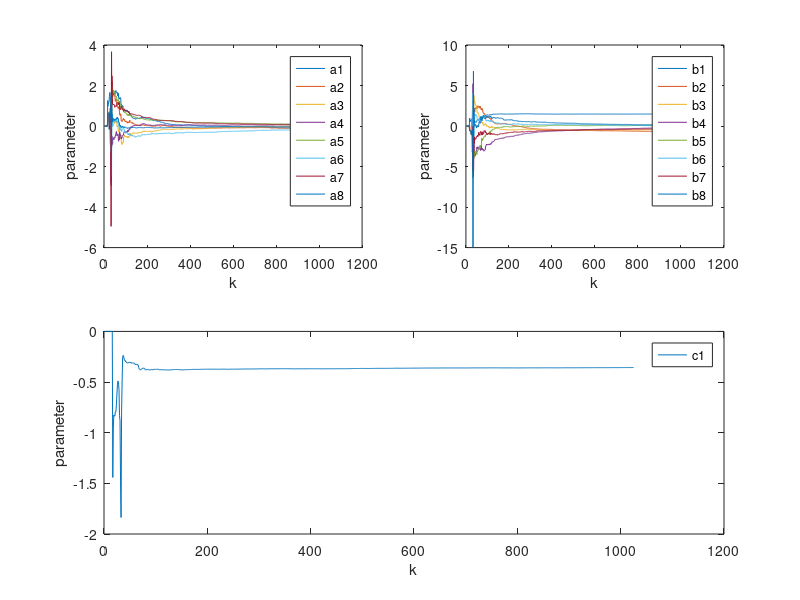
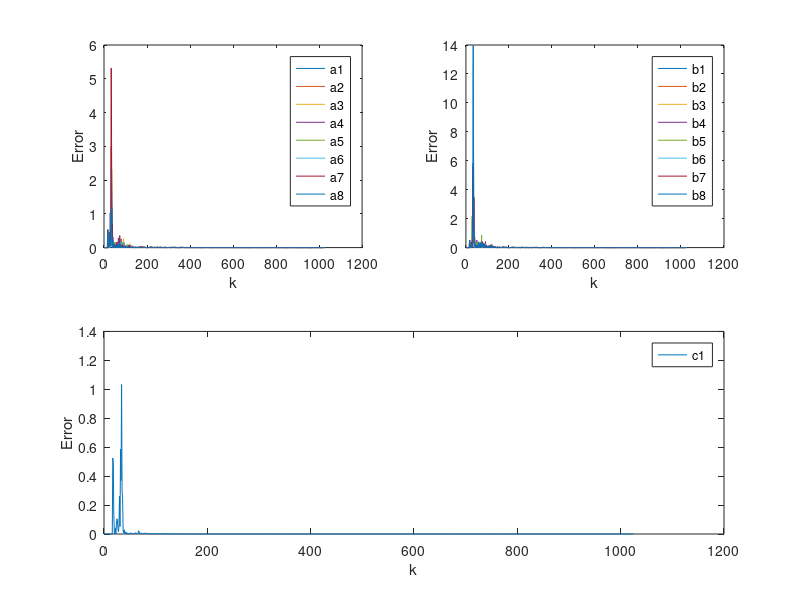

MATLAB code for these plots, in order: (Note: this script raises an error after producing the figures.)
%% EECE 574 Self-tuning
%% Author: Holguer A. Becerra
%% assignment 1.
%% Professor: Guy Dummont.
%% RML Configurable

clear
clc
load data2017.mat


na=8;% system order Ay(t)
nb=8;% system order By(t)
nc=1;% system order Ce(t)
nk=1; % delay

u=data(:,1); %System Input
y=data(:,2); %System Output

%lenght of the SISO
m=length(u);

%% init variables for calculations
theta=zeros(1,na+nb+nc)'; % create a zero vector for the coefficients a and b, 2 for a 2 for b
%% ARMAX model init values
init_a=[0.7345 0.0204 0.03946 -0.01836 0.06867 -0.04931 -0.00753 0.002706];
init_b=[1.501 -1.71 0.1202 0.1247 -0.02498 0.1038 -0.1159 0.002782];
init_c=[- 0.9167];
for ho=1;na
    theta(ho)=init_a(ho);
end
for ho=1;nb
    theta(ho+na)=init_b(ho);
end
for ho=1;nc
 theta(ho+na+nb)=init_c(ho);
end

alpha=1e4; %%init factor
residual=zeros(1,m);
P=alpha*eye(na+nb+nc); % Covariance Matrix
lambda=1; % Forgetting Factor
lambda_inv=1/lambda; % inverse Forgetting Factor
n_residuals_last=0.1;
n_residuals=0;
yhat=zeros(1,m);
uhat=zeros(1,m);
rhat=zeros(1,m);
d=[];
for init=1:m,
    yhat(init)=0.1;
    uhat(init)=0.1;
    rhat(init)=0.1;
    residual(init)=0.1;
end
%% for errors and parameters graphs
coeffs_historial=zeros(na+nb+nc,m);
coeffs_historial_error=zeros(na+nb+nc,m);
%% algorithm
for k=(na+nb+nc):m,%%sweeping out y
    %taking the new seeds for the coefficients estimation or observations,
    %2 samples behind
    %% collect u and y to form x
    xt=[];
    %n_residuals=[];
    for order=1:na,
        xt=[xt -y(k-order)];
    end
    for order=1:nb,
        xt=[xt u(k-order)];
    end

    for order=1:nc,
        xt=[xt residual(k-order)];
        %store the previous residuals in d
        d=[d residual(k-order)];
    end

    x=xt';%this would be x from x Transpose
    % calculate the residula 
    residual(k)=y(k)-xt*theta;

    %% compute yhat and uhat and residual hat
    % using d progress
    for order=1:nc,
     yhat(k)=y(k)-d(order)*yhat(k-order);
    end
    for order=1:nc,
     uhat(k)=u(k)-d(order)*uhat(k-order);
    end
    for order=1:nc,
     rhat(k)=residual(k)-d(order)*rhat(k-order);
    end
    xtf=[];
    %% generate xf 
    for order=1:na,
        xtf=[xtf -yhat(k-order)];
    end
    for order=1:nb,
        xtf=[xtf uhat(k-order)];
    end
    for order=1:nc,
        xtf=[xtf rhat(k-order)];
    end

    %% RML calculation
    xf=xtf';
    P=P-((P*xf*xtf*P)*inv(1+xtf*P*xf));
    K=P*xf*inv(1+xtf*P*xf);
    theta_prev=theta;
    theta=theta+K*(residual(k));

    %% save the progress of each coefficients to see the convergence, and
    %error.
    for order=1:na,
        coeffs_historial(order,k)=theta(order);
        coeffs_historial_error(order,k)=abs(coeffs_historial(order,k)-theta_prev(order));
    end
    for order=1:nb,
        coeffs_historial(order+na,k)=theta(order+na);
        coeffs_historial_error(order+na,k)=abs(coeffs_historial(order+na,k)-theta_prev(order+na));
    end

     for order=1:nc,
         coeffs_historial(order+nb+na,k)=theta(order+nb+na);
         coeffs_historial_error(order+nb+na,k)=abs(coeffs_historial(order+nb+na,k)-theta_prev(order+nb+na));
     end
end

%% Graph Parameters
texto=[];
figure;
subplot(2,2,1)
for order=1:(na),
    plot(coeffs_historial(order,:));
    texto= [texto;sprintf('a%d',order)];
    hold on;
end
legend(texto);
xlabel('k')
ylabel('parameter')
texto=[];
subplot(2,2,2)
for order=1:(nb),
    plot(coeffs_historial(order+na,:));
    texto= [texto;sprintf('b%d',order)];
    hold on;
end
legend(texto);
xlabel('k')
ylabel('parameter')
texto=[];
subplot(2,2,[3,4])
for order=1:(nc),
  plot(coeffs_historial(order+nb+na,:));
  texto= [texto;sprintf('c%d',order)];
  hold on;
end

legend(texto);
xlabel('k')
ylabel('parameter')


%% GRAPH Errors
texto=[];
figure;
subplot(2,2,1)
for order=1:(na),
    plot(coeffs_historial_error(order,:));
    texto= [texto;sprintf('a%d',order)];
    pointText=['min a' num2str(order) '=' num2str(coeffs_historial_error(order,m))];
    %text(m,coeffs_historial_error(order,m)+0.1*order,pointText,'HorizontalAlignment','right');
    hold on;
end
legend(texto);
xlabel('k')
ylabel('Error')
texto=[];
subplot(2,2,2)
for order=1:(nb),
    plot(coeffs_historial_error(order+na,:));
    texto= [texto;sprintf('b%d',order)];
    pointText=['min b' num2str(order) '=' num2str(coeffs_historial_error(order+na,m))];
    %text(m,coeffs_historial_error(order+na,m)+0.1*order,pointText,'HorizontalAlignment','right');
    hold on;
end
legend(texto);
xlabel('k')
ylabel('Error')
texto=[];
subplot(2,2,[3,4])
for order=1:(nc),
 plot(coeffs_historial_error(order+nb+na,:));
 texto= [texto;sprintf('c%d',order)];
 pointText=['min c' num2str(order) '=' num2str(coeffs_historial_error(order+na+nb,m))];
    %text(m,coeffs_historial_error(order+na+nb,m)+0.1*order,pointText,'HorizontalAlignment','right');
 hold on;
end
legend(texto);
xlabel('k')
ylabel('Error')

%% 
%figure;
%plot(error_v);
%taking out the coeficcients
a=[];
b=[];
c=[];
for order=1:na,
   a=[a theta(order,1)];
end
for order=1:nb,
   b=[b theta(na+order,1)];
end
for order=1:nc,
   c=[c theta(na+nb+order,1)];
end
u1=u;%copy of the input signal
numerator=b;
denomi=[1 a];
yestimate=dlsim(numerator,denomi,u1);%simulation of a discrete linear system to calculate Y estimated

%%
% corre_value= correlate_signals(y,yestimate);%%calculate the correlation between the 2 signals, the higher the value the
% %more correlated or similar the signals are.
% str=sprintf('similarity= %f%%', corre_value);
% %%plot the results.
% figure;
% plot(yestimate,'r');
% hold on;
% plot(y,'b');
% grid on;
% xlabel('samples number');
% ylabel('System Response');
% dim = [0.2 0.6 0.3 0.3];
% annotation('textbox',dim,'String',str,'FitBoxToText','on');
% legend('Identified Model','Orginal Model');

%% system comparison and verification
A=[1 a];
B=[b];
C = [1 c];
arx1red=idpoly(A,B,C,1); 
zi=iddata(y(100+20+nk:501+nk),u(20+100:501),2); 
zi2=iddata(y(500+20+nk:1024+nk),u(20+500:1024),2); 
compare(zi,arx1red);
compare(zi2,arx1red);
